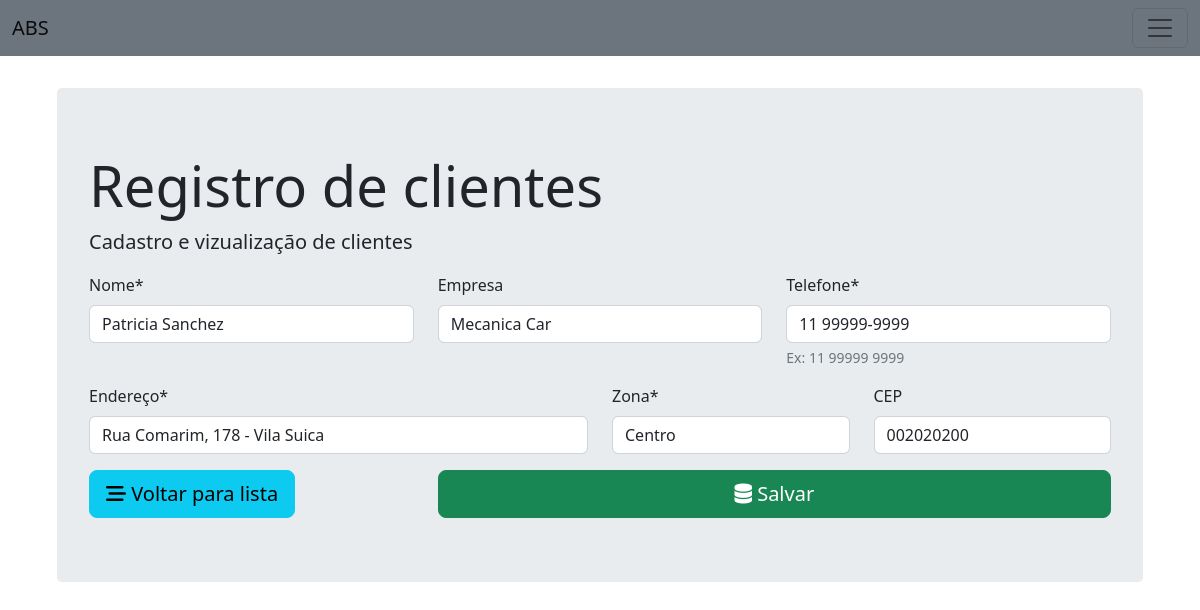
The app's page /client/update/7/ with its own data.
### abs/models/client.py (models this page shows)
class Client(models.Model):
    name = models.CharField(max_length=100, blank=False)
    company_name = models.CharField(max_length=80, blank=True)
    phone_number = models.CharField(max_length=14, blank=False, unique=True)
    address = models.CharField(max_length=120, blank=False)
    zone = models.ForeignKey(Zone, on_delete=models.CASCADE)
    zip_code = models.CharField(max_length=9, blank=True)
    created_date = models.DateTimeField(auto_now_add=True)
    last_update = models.DateTimeField(auto_now=True)

### abs/views.py (the view, shortened to what this page needs)
# urls.py: path('client/update/<int:id>/', views.client_form, name='client_edit'),
def client_form(request, id=0):
    if request.method == 'GET':
        if id == 0:
            form = ClientForm()
        else:
            client = Client.objects.get(pk=id)
            form = ClientForm(instance=client)
        return render(request, 'client/client_form.html', {'form': form})

### abs/forms.py
class ClientForm(forms.ModelForm):
    class Meta:
        model = Client
        fields = '__all__'
        labels = {
            'name': 'Nome',
            'company_name': 'Empresa',
            'phone_number': 'Telefone',
            'address': 'Endereço',
            'zone': 'Zona',
            'zip_code': 'CEP',
        }
    def __init__(self, *args, **kwargs):
        super(ClientForm, self).__init__(*args, **kwargs)
        self.fields['zone'].empty_label = 'Selecione'
        self.fields['phone_number'].help_text = 'Ex: 11 99999 9999'

### abs/models/zone.py (called while the page is built)
    def __str__(self):
        return self.name

### abs/templates/client/client_form.html (shortened to what this page needs)
{% extends 'client/base_client.html' %}
{% load crispy_forms_tags %}
{% block jumbotron %}
    <form action="" method="post">
        <div class="row">
            <div class="col-md-4">
                {{ form.name | as_crispy_field }}
            </div>
            <div class="col-md-4">
                {{ form.company_name | as_crispy_field }}
            </div>
            <div class="col-md-4">
                {{ form.phone_number | as_crispy_field }}
            </div>
        </div>
        <div class="row">
            <div class="col-md-6">
                {{ form.address | as_crispy_field }}
            </div>
            <div class="col-md-3">
                {{ form.zone | as_crispy_field }}
            </div>
            <div class="col-md-3">
                {{ form.zip_code | as_crispy_field }}
            </div>
        </div>
        <div class="row">
            <div class="col-md-4">
                <a href="{% url 'client_list' %}" class="btn btn-info btn block btn-lg">
                    <i class="fas fa-stream"></i> Voltar para lista
                </a>
            </div>
            <div class="col-md-8">
                <button class="submit btn btn-success btn-block btn-lg">
                    <i class="fa-solid fa-database"></i> Salvar
                </button>
            </div>
        </div>
    </form>
{% endblock jumbotron %}

### static/css/style.css (style rules this page uses)
body { padding-top: 40px; padding-bottom: 40px; }

### records on screen
Client: name "Patricia Sanchez", company_name "Mecanica Car", phone_number "11 99999-9999", address "Rua Comarim, 178 - Vila Suica", zone "Centro", zip_code "002020200"
